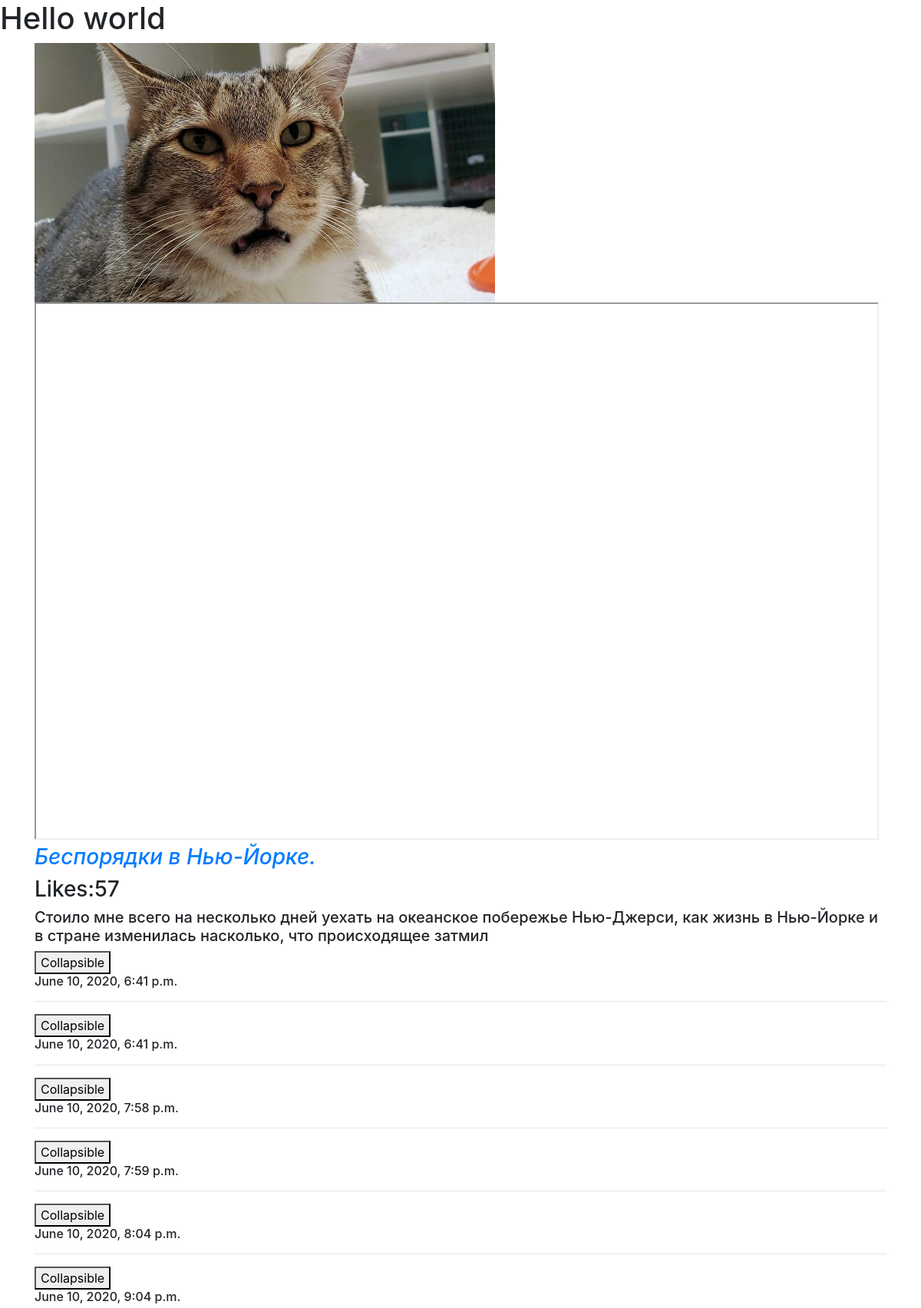
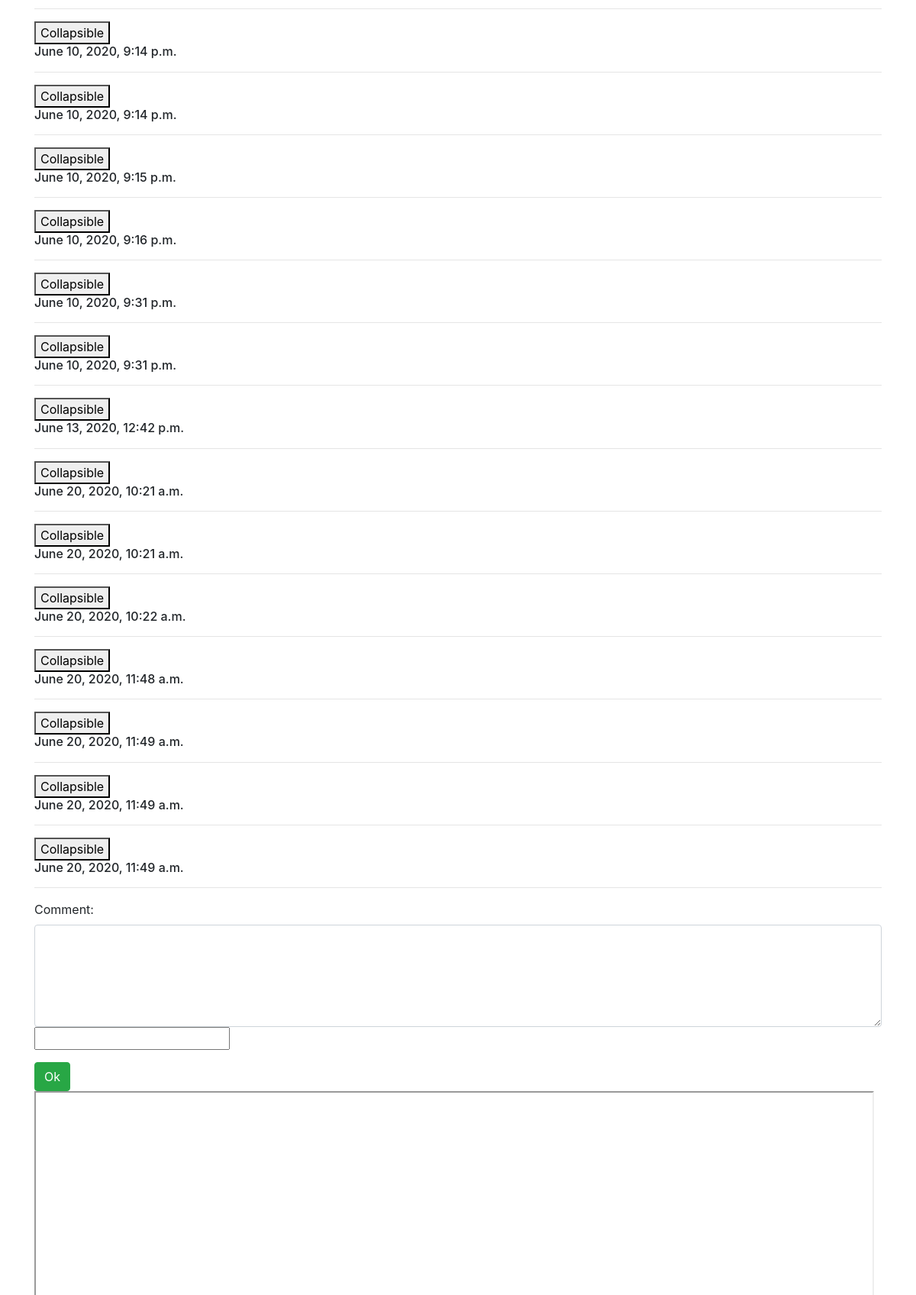
/hello/456/ (upper part), run on the app's committed database (2 pictures, top to bottom).
### showvideo/models.py (models this page shows, shortened)
class Video(models.Model):
    class Meta:
        verbose_name = "Видео"
        verbose_name_plural = "много видео"
    slug = models.SlugField(unique=True, verbose_name="СЛАГ", help_text="слаг должен быть уникальным")
    urls = models.URLField(verbose_name="Урл")
    title = models.CharField(max_length = 150, verbose_name="Название")
    date = models.DateField(auto_now_add= True, verbose_name="Дата")
    descruptions = models.TextField(
        verbose_name="Описание",
        null=True,
        blank=True)
    likes = models.PositiveIntegerField(default= 0, verbose_name="Нравится")

class Comment(models.Model):
    text = models.TextField()
    date = models.DateTimeField(auto_now_add=True)
    comment_video = models.ForeignKey(Video, on_delete=models.CASCADE, related_name="comment")

### showvideo/views.py (the view)
# urls.py: re_path("456/", views.world, name ="main_page"),
def world(request):
    response = {"name":"Bogdan", "d":34,"arr":[1,2,3,4,5]}
    response["content"] = Video.objects.all()
    return render(request, "index.html", response)

### showvideo/templates/index.html (shortened to what this page needs)
{% extends "main_template.html" %}
{% load static %}
{% block video %}
<img src="{% static "kot.jpg" %}">
{% for video in content %}
    <iframe width="1100" height="700" src="{{ video.urls }}"></iframe>
    <a href={% url "one_video" id=video.id %}>
        <h3><i>{{ video.title }}</i></h3></a>
    <h3 class="like" id = "{{ video.id }}">Likes:{{ video.likes }}</h3>
    <h5>{{ video.descruptions }}</h5>
    <div id = "comment-container{{ video.id }}">
    {% for com in video.comment.all %}
        <button data-toggle="collapse" data-target="#demo{{ com.id }}">Collapsible</button>
        <h6>{{ com.date }}</h6>
        <hr>
    {% endfor %}
    </div>
{% include "test_html.html" with some_id=video.id %}
{% endfor %}
{% endblock %}

### showvideo/templates/test_html.html (shortened to what this page needs)
<form action={% url "add_comment" id=some_id %} method="post">
    <div class="form-group">
    <label for="comment">Comment:</label>
    <textarea class="form-control" rows="5" name ="com" id="textarea{{ some_id }}"></textarea>
    <input class="from-control" type="password" name="pwd">
    </div>
    <button type="button" class="btn btn-success" id="{{ some_id }}">Ok</button>
</form>

### data on the page
Video: title "Беспорядки в Нью-Йорке.", likes "57", descruptions "Стоило мне всего на несколько дней уехать на океанское побережье Нью-Джерси, как жизнь в Нью-Йорке и в стране изменилась насколько, что происходящее затмил"
Comment: date "June 10, 2020, 6:41 p.m."
Comment: date "June 10, 2020, 6:41 p.m."
Comment: date "June 10, 2020, 7:58 p.m."
Comment: date "June 10, 2020, 7:59 p.m."
Comment: date "June 10, 2020, 8:04 p.m."
Comment: date "June 10, 2020, 9:04 p.m."
Comment: date "June 10, 2020, 9:14 p.m."
Comment: date "June 10, 2020, 9:14 p.m."
Comment: date "June 10, 2020, 9:15 p.m."
Comment: date "June 10, 2020, 9:16 p.m."
Comment: date "June 10, 2020, 9:31 p.m."
Comment: date "June 10, 2020, 9:31 p.m."
Comment: date "June 13, 2020, 12:42 p.m."
Comment: date "June 20, 2020, 10:21 a.m."
Comment: date "June 20, 2020, 10:21 a.m."
Comment: date "June 20, 2020, 10:22 a.m."
Comment: date "June 20, 2020, 11:48 a.m."
Comment: date "June 20, 2020, 11:49 a.m."
Comment: date "June 20, 2020, 11:49 a.m."
Comment: date "June 20, 2020, 11:49 a.m."
